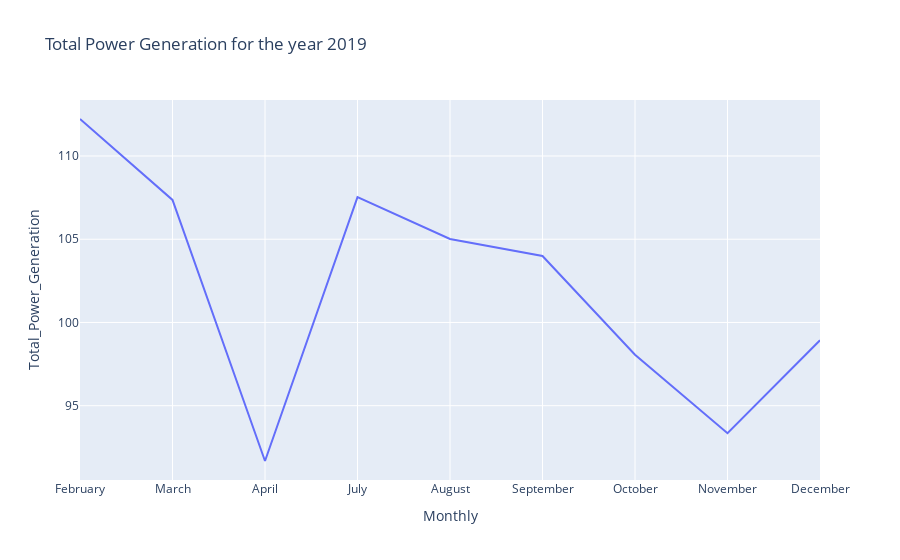

Write notebook code for a chart like this one.
### Code cell
fig = px.line(year_2019, x='Monthly', y='Total_Power_Generation', title='Total Power Generation for the year 2019')
fig.show()

### Figure 1 — Plotly figure (JSON) as saved in the notebook; plotly's stock layout.template omitted (floating-point values rounded to 4 significant figures)
{"data": [{"hovertemplate": "Monthly=%{x}<br>Total_Power_Generation=%{y}<extra></extra>", "legendgroup": "", "line": {"color": "#636efa", "dash": "solid"}, "marker": {"symbol": "circle"}, "mode": "lines", "name": "", "orientation": "v", "showlegend": false, "type": "scatter", "x": ["February", "March", "April", "July", "August", "September", "October", "November", "December"], "xaxis": "x", "y": [112.2, 107.4, 91.68, 107.5, 105.0, 104.0, 98.06, 93.35, 98.93], "yaxis": "y"}], "layout": {"legend": {"tracegroupgap": 0}, "title": {"text": "Total Power Generation for the year 2019"}, "xaxis": {"anchor": "y", "domain": [0, 1], "title": {"text": "Monthly"}}, "yaxis": {"anchor": "x", "domain": [0, 1], "title": {"text": "Total_Power_Generation"}}}}
